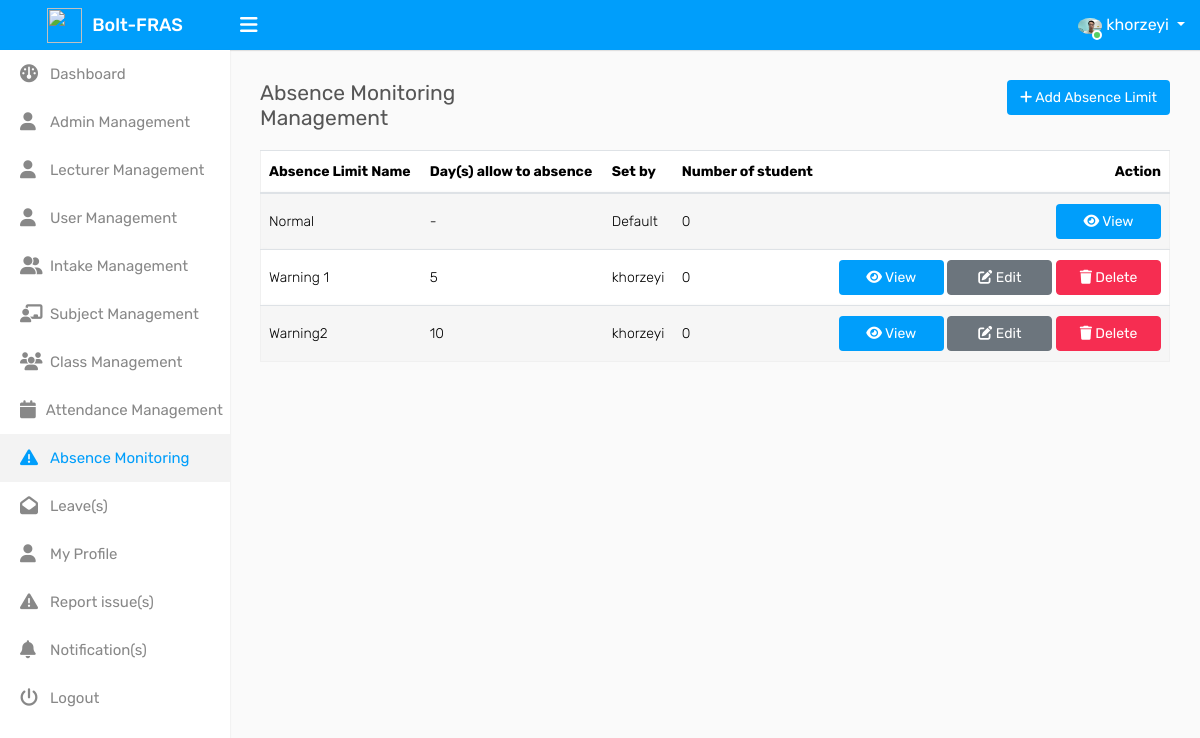
The app's page /admin-absenceMonitoring-management (signed in) with its own data.
### system/models.py (models this page shows, shortened)
class AdminProfile(models.Model):
    adminId = models.CharField(max_length=50, primary_key=True, default="Not provided")
    user = models.OneToOneField(User, on_delete=models.CASCADE, limit_choices_to={'groups__name': 'admin'})
    adminProfileImage = models.ImageField(null=True, blank=True, upload_to='adminProfileImage', default='adminProfileImage/default.png')

class AbsenceMonitoringTable(models.Model):
    absenceLimitName = models.CharField(max_length=255, default = "Not provided")
    absenceLimitDays = models.IntegerField(default = 1)
    adminID = models.ForeignKey(AdminProfile, on_delete=models.CASCADE, default = "Not provided")

### system/decorators.py (the view)
        def wrapper_func(request, *args, **kwargs):
            group = None
            if request.user.groups.exists():
                group = request.user.groups.all()[0].name
            if group in allow_roles:
                return view_func(request, *args, **kwargs)
            else:
                message = 'Sorry, you are not allowed to view this page'
                return render(request, 'error.html', {'message': message})

### system/context_processors.py (called while the page is built)
def notification_count(request):
    allowed_groups = ['admin', 'user']
    if request.user.is_authenticated and request.user.groups.filter(name__in=allowed_groups).exists():
        notifications = NotificationTable.objects.filter(receiver=request.user.username, status='delivered')
        notification_count = notifications.count()
    else:
        notification_count = 0
    return {'notification_count': notification_count}

def unread_leave_count(request):
    allowed_groups = ['admin']
    if request.user.is_authenticated and request.user.groups.filter(name='admin').exists():
        user = request.user
        admin = AdminProfile.objects.get(user=user)
        leaves = LeaveTable.objects.filter(adminID=admin, status='pending')
        leave_count = leaves.count()
    else:
        leave_count = 0
    return {'leave_count': leave_count}

### system/views/admin_views.py (called while the page is built)
@login_required(login_url='/')
@allow_users(allow_roles=['admin'])
def admin_absenceMonitoringManagement(request):
    limits = AbsenceMonitoringTable.objects.all()
    return render(request, 'admin-templates/absenceMonitoringManagement.html', {'limits': limits})

### system/templates/admin-templates/absenceMonitoringManagement.html (shortened to what this page needs)
{% load static %}
{% include 'head.html' %}
<body>
    <div class="main-wrapper">
        {% include 'header_admin.html' %}
        <div class="page-wrapper">
            <div class="content">
                <div class="row">
                    <div class="col-sm-4 col-3">
                        <h4 class="page-title">Absence Monitoring Management</h4>
                    </div>
                    <div class="col-sm-8 col-9 text-right m-b-20">
                        <a href="admin-create-absenceMonitoring" class="btn btn-primary float-right"><i class="fa fa-plus"></i> Add Absence Limit</a>
                    </div>
                </div>
                <div class="row">
                    <div class="col-md-12">
                        <div class="table-responsive">
                            <table id="example" class="table table-striped custom-table mb-0 sortable">
                                <thead>
                                    <tr>
                                        <th>Absence Limit Name</th>
                                        <th>Day(s) allow to absence</th>
                                        <th>Set by</th>
                                        <th>Number of student</th>
                                        <th class="text-right">Action</th>
                                    </tr>
                                </thead>
                                <tbody>
                                    {% for limit in limits %}
                                            <tr>
                                                <td>{{ limit.absenceLimitName }}</td>
                                                <td>{% if limit.absenceLimitDays == 0 %} - {% else %} {{ limit.absenceLimitDays }} {% endif%}</td>
                                                <td>{% if limit.absenceLimitDays == 0 %} Default {% else %} {{ limit.adminID.user.username }} {% endif%}</td>
                                                <td>{{ limit.userprofile_set.count }}</td>
                                                {% if limit.absenceLimitDays != 0 %}
                                                    <td class="text-right">
                                                        <a href="admin-view-absenceMonitoring/{{limit.id}}"><button type="button" class="btn btn-primary" style="width: 105px;"><i class="fa fa-eye"></i> View</button></a>
                                                        <a href="admin-edit-absenceMonitoring/{{limit.id}}"><button type="button" class="btn btn-secondary" style="width: 105px;"><i class="fa fa-edit"></i> Edit</button></a>
                                                        <button type="button" class="btn btn-danger delete-user-button" data-toggle="modal" data-target="#popup_modal_{{ limit.id }}" style="width: 105px;"><i class="fa fa-trash"></i> Delete</button>
                                                    </td>
                                                {% else %}
                                                    <td class="text-right">
                                                        <a href="admin-view-absenceMonitoring/{{limit.id}}"><button type="button" class="btn btn-primary" style="width: 105px;"><i class="fa fa-eye"></i> View</button></a>
                                                    </td>
                                                {% endif%}
                                            </tr>
                                    {% endfor %}
                                </tbody>
                            </table>
                        </div>
                    </div>
                </div>
            </div>
        </div>
    </div>
</body>
</html>

### system/templates/header_admin.html (shortened to what this page needs)
{% load static %}
<div class="header">
    <div class="header-left">
        <a href="{% url 'admin-dashboard' %}" class="logo">
            <img src=" {% static 'assets/img/bolt.png' %} " width="35" height="35" alt=""> <span>Bolt-FRAS</span>
        </a>
    </div>
    <a id="toggle_btn" href="javascript:void(0);"><i class="fa fa-bars"></i></a>
    <ul class="nav user-menu float-right">
        <li class="nav-item dropdown has-arrow">
            <a href="" class="dropdown-toggle nav-link user-link" data-toggle="dropdown">
                <span class="user-img">
                    <img class="rounded-circle" src="{{request.user.adminprofile.adminProfileImage.url}}" width="24" alt="Admin">
                    <span class="status online"></span>
                </span>
                <span>{{request.user.username}}</span>
            </a>
        </li>
    </ul>
</div>
    <div class="sidebar" id="sidebar">
        <div class="sidebar-inner slimscroll">
            <div id="sidebar-menu" class="sidebar-menu">
                <ul>
                    <li {% if request.path == '/admin-dashboard' %}class="active"{% endif %}>
                        <a href="{% url 'admin-dashboard' %}"><i class="fa fa-dashboard"></i> <span>Dashboard</span></a>
                    </li>
                    <li {% if '/admin-admin-management' in request.path or '/admin-edit-admin' in request.path or '/admin-view-admin' in request.path or '/admin-create-admin' in request.path %}class="active"{% endif %}>
                        <a href="{% url 'admin-admin-management' %}"><i class="fa fa-user"></i> <span>Admin Management</span></a>
                    </li>
                    <li {% if '/admin-lecturer-management' in request.path or '/admin-edit-lecturer' in request.path or '/admin-view-lecturer' in request.path or '/admin-create-lecturer' in request.path %}class="active"{% endif %}>
                        <a href="{% url 'admin-lecturer-management' %}"><i class="fa fa-user"></i> <span>Lecturer Management</span></a>
                    </li>
                    <li {% if '/admin-user-management' in request.path or '/admin-edit-user' in request.path or '/admin-view-user' in request.path or '/admin-create-user' in request.path %}class="active"{% endif %}>
                        <a href="{% url 'admin-user-management' %}"><i class="fa fa-user"></i> <span>User Management</span></a>
                    </li>
                    <li {% if '/admin-intake-management' in request.path or '/admin-edit-intake' in request.path or '/admin-view-intake' in request.path or '/admin-create-intake' in request.path %}class="active"{% endif %}>
                        <a href="{% url 'admin-intake-management' %}"><i class="fa-solid fa-user-group"></i> <span>Intake Management</span></a>
                    </li>
                    <li {% if '/admin-subject-management' in request.path or '/admin-edit-subject' in request.path or '/admin-view-subject' in request.path or '/admin-create-subject' in request.path %}class="active"{% endif %}>
                        <a href="{% url 'admin-subject-management' %}"><i class="fas fa-chalkboard-teacher"></i><span>Subject Management</span></a>
                    </li>
                    <li {% if '/admin-class-management' in request.path or '/admin-edit-class' in request.path or '/admin-view-class' in request.path or '/admin-create-class' in request.path %}class="active"{% endif %}>
                        <a href="{% url 'admin-class-management' %}"><i class="fa fa-users" aria-hidden="true"></i><span>Class Management</span></a>
                    </li>
                    <li {% if '/admin-attendance-management' in request.path or '/admin-edit-attendance' in request.path or '/admin-view-attendance' in request.path or '/admin-create-attendance' in request.path %}class="active"{% endif %}>
                        <a href="{% url 'admin-attendance-management' %}"><i class="fa fa-calendar"></i> <span>Attendance Management</span></a>
                    </li>
                    <li {% if '/admin-absenceMonitoring-management' in request.path or '/admin-edit-absenceMonitoring' in request.path or '/admin-view-absenceMonitoring' in request.path or '/admin-create-absenceMonitoring' in request.path %}class="active"{% endif %}>
                        <a href="{% url 'admin-absenceMonitoring-management' %}"><i class="fa-solid fa-triangle-exclamation"></i><span>Absence Monitoring</span></a>
                    </li>
                    <li {% if '/admin-leave-management' in request.path or '/admin-view-leave' in request.path %}class="active"{% endif %}>
                        <a href="{% url 'admin-leave-management' %}">
                            <i class="fa-solid fa-envelope-open"></i></i>
                            <span>Leave(s)</span>
                        </a>
                    </li>
                    <li {% if '/view-myProfileAdmin' in request.path %}class="active"{% endif %}>
                        <a href="{% url 'view-myProfileAdmin' request.user.id %}"><i class="fa fa-user"></i> <span>My Profile</span></a>
                    </li>
                    <li {% if '/admin-report-management' in request.path or '/admin-view-report' in request.path or '/admin-reply-report' in request.path %}class="active"{% endif %}>
                        <a href="{% url 'admin-report-management' %}"><i class="fa fa-exclamation-triangle" aria-hidden="true"></i><span>Report issue(s)</span></a>
                    </li>
                    <li {% if '/admin-notification-management' in request.path or '/admin-noted-notification' in request.path or '/admin-reply-report' in request.path %}class="active"{% endif %}>
                        <a href="{% url 'admin-notification-management' %}">
                            <i class="fa-solid fa-bell"></i>
                            <span>Notification(s)</span>
                        </a>
                    </li>
                    <li>
                        <a href="#" data-toggle="modal" data-target="#delete_user_modal"><i class="fa-solid fa-power-off"></i> <span>Logout</span></a>
                    </li>
                </ul>
            </div>
        </div>
    </div>
<body>
</body>

### records on screen
AbsenceMonitoringTable: absenceLimitName "Normal", absenceLimitDays "Default", userprofile_set.count "0"
AbsenceMonitoringTable: absenceLimitName "Warning 1", absenceLimitDays "5", adminID.user.username "khorzeyi", userprofile_set.count "0"
AbsenceMonitoringTable: absenceLimitName "Warning2", absenceLimitDays "10", adminID.user.username "khorzeyi", userprofile_set.count "0"

### other values on screen
{{ request.user.username }} "khorzeyi"
